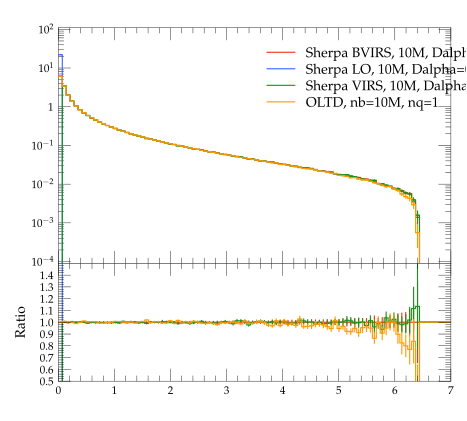

The Python source for this figure:
#! /usr/bin/env python

# This Python script was auto-generated using YODA v2.0.0.
# Analysis object: /evtb/inc_tjb_pt
# Timestamp: 15-04-2024 (14:31:35)

import matplotlib as mpl
import matplotlib.pyplot as plt
mpl.use('Agg') # comment out for interactive use
import os
import numpy as np

plotDir = os.path.split(os.path.realpath(__file__))[0]
if 'YODA_USER_PLOT_PATH' in globals():
    plot_outdir = globals()['YODA_USER_PLOT_PATH']
else:
    plot_outdir = plotDir

#plot style
plt.style.use(os.path.join(plotDir, '../default.mplstyle'))
# plot metadata
figW, figH = plt.rcParams['figure.figsize']
ax_xLabel = r''
ax_yLabel = r''
ax_title  = r''
ax_xScale = 'linear'
ax_yScale = 'log'
xLims = (0.0, 7.0)
yLims = (9e-05, 110.00000000000001)

# TeX-friendly labels for the legend
labels = [ r"Sherpa BVIRS, 10M, Dalpha=0.01", r"Sherpa LO, 10M, Dalpha=0.01", r"Sherpa VIRS, 10M, Dalpha=0.01", r"OLTD, nb=10M, nq=1" ]

# Create figure and axis objects
fig, (ax, ratio0_ax) = plt.subplots(2, 1, sharex=True,
                  figsize=(figW,figH), gridspec_kw={'height_ratios': (2, 1)})
ratio0_ax.yaxis.set_major_locator(mpl.ticker.MultipleLocator(0.1))
ratio0_ax.set_ylim(0.5, 1.4999)
ratio0_ax.set_ylabel('Ratio')

# LineColor map: curve index -> color
linecolors = {0: '#EE3311', 1: '#3366FF', 2: '#109618', 3: '#FF9900'}
# the numerical data is stored in a separate file
dataf = dict()
prefix = os.path.split(__file__)[0]
if prefix:    prefix = prefix + '/'
exec(open(prefix+'inc_tjb_pt__data.py').read(), dataf)


legend_handles = [] # keep track of handles for the legend

# style options for curves
# starts at zorder>=5 to draw curve on top of legend
styles = {
  'curve0': {
    'color' : linecolors[0],
    'linestyle' : '-',
    'marker' : 'o',
    'zorder' : 5,
    'histstyle' : True,
  },
  'curve1': {
    'color' : linecolors[1],
    'linestyle' : '-',
    'marker' : 'o',
    'zorder' : 6,
    'histstyle' : True,
  },
  'curve2': {
    'color' : linecolors[2],
    'linestyle' : '-',
    'marker' : 'o',
    'zorder' : 7,
    'histstyle' : True,
  },
  'curve3': {
    'color' : linecolors[3],
    'linestyle' : '-',
    'marker' : 'o',
    'zorder' : 8,
    'histstyle' : True,
  },
}
# curve from input yoda files in main panel
for label in dataf['yvals'].keys():
    if all(np.isnan(v) for v in dataf['yvals'][label]):
        continue
    tmp = None
    if styles[label]['histstyle']: # draw as histogram
        tmp, = ax.plot(dataf['xedges'], dataf['yedges'][label],
                       color=styles[label]['color'],
                       linestyle=styles[label]['linestyle'],
                       drawstyle='steps-pre', solid_joinstyle='miter',
                       zorder=styles[label]['zorder'], label=label)
        ax.errorbar(dataf['xpoints'], dataf['yvals'][label], color=styles[label]['color'],
                    xerr=dataf['xerrs'], yerr=[dataf['ydowns'][label], dataf['yups'][label]],
                    linestyle='none', zorder=styles[label]['zorder'])
    else: # draw as scatter
        tmp = ax.errorbar(dataf['xpoints'], dataf['yvals'][label],
                          xerr=dataf['xerrs'],
                          yerr=[ dataf['ydowns'][label],
                          dataf['yups'][label] ],
                          fmt=styles[label]['marker'],
                          ecolor=styles[label]['color'],
                          color=styles[label]['color'], zorder=2)
        tmp[-1][0].set_linestyle(styles[label]['linestyle'])
    legend_handles += [tmp]
    for varLabel in dataf['variation_yvals'].keys():
        if varLabel.startswith(label):
            tmp, = ax.plot(dataf['xedges'], dataf['variation_yvals'][varLabel],
                           color=styles[label]['color'],
                           linestyle=styles[label]['linestyle'],
                           drawstyle='steps-pre', solid_joinstyle='miter',
                           zorder=styles[label]['zorder'], alpha=0.5)


# plots on ratio panel
# curve from input yoda files in ratio panel
for label, yvals in dataf['ratio0_yvals'].items():
    if all(np.isnan(v) for v in yvals):
        continue
    if styles[label]['histstyle']: # plot as histogram
        ratio0_ax.plot(dataf['xedges'], yvals,
                       color=styles[label]['color'],
                       linestyle=styles[label]['linestyle'],
                       drawstyle='steps-pre', zorder=1,
                       solid_joinstyle='miter')
        ratio0_ax.vlines(dataf['xpoints'],
                         dataf['ratio0_ymin'][label],
                         dataf['ratio0_ymax'][label],
                         color=styles[label]['color'], zorder=1)
    else: # plot as scatter
        tmp = ratio0_ax.errorbar(dataf['xpoints'],
                                 yvals, xerr=dataf['xerrs'],
                                 yerr=dataf['ratio0_yerrs'][label],
                                 fmt=styles[label]['marker'],
                                 ecolor=styles[label]['color'],
                                 color=styles[label]['color'])
        tmp[-1][0].set_linestyle(styles[label]['linestyle'])

    for varlabel in dataf['ratio0_variation_vals'].keys():
        if varlabel.startswith(label):
            ratio0_ax.plot(dataf['xedges'],
                            dataf['ratio0_variation_vals'][varlabel],
                            color=styles[label]['color'],
                            linestyle=styles[label]['linestyle'],
                            drawstyle='steps-pre', solid_joinstyle='miter',
                            zorder=1, alpha=0.5)

legend_pos = (0.5, 0.97)
ax.legend(legend_handles, labels, loc='upper left', bbox_to_anchor=legend_pos)

# set plot metadata as defined above
ratio0_ax.set_xlabel(ax_xLabel)
ratio0_ax.xaxis.set_label_coords(1., -.15)
ax.set_ylabel(ax_yLabel, loc='top')
ax.set_title(ax_title, loc='left')
ax.set_xscale(ax_xScale)
ax.set_yscale(ax_yScale)
ax.set_xlim(xLims)
ax.set_ylim(yLims)

# tick formatting
plt.rcParams['xtick.top'] = True
plt.rcParams['ytick.right'] = True
ax.yaxis.set_major_locator(mpl.ticker.LogLocator(base=10.0, numticks=np.inf))
ax.yaxis.set_minor_locator(mpl.ticker.LogLocator(
                           base=10.0, subs=np.arange(0.1, 1, 0.1), numticks=np.inf))
fig.align_ylabels((ax, ratio0_ax))
plt.savefig(os.path.join(plot_outdir, 'inc_tjb_pt.pdf'), format='PDF')
plt.savefig(os.path.join(plot_outdir, 'inc_tjb_pt.png'), format='PNG')

plt.close(fig)
